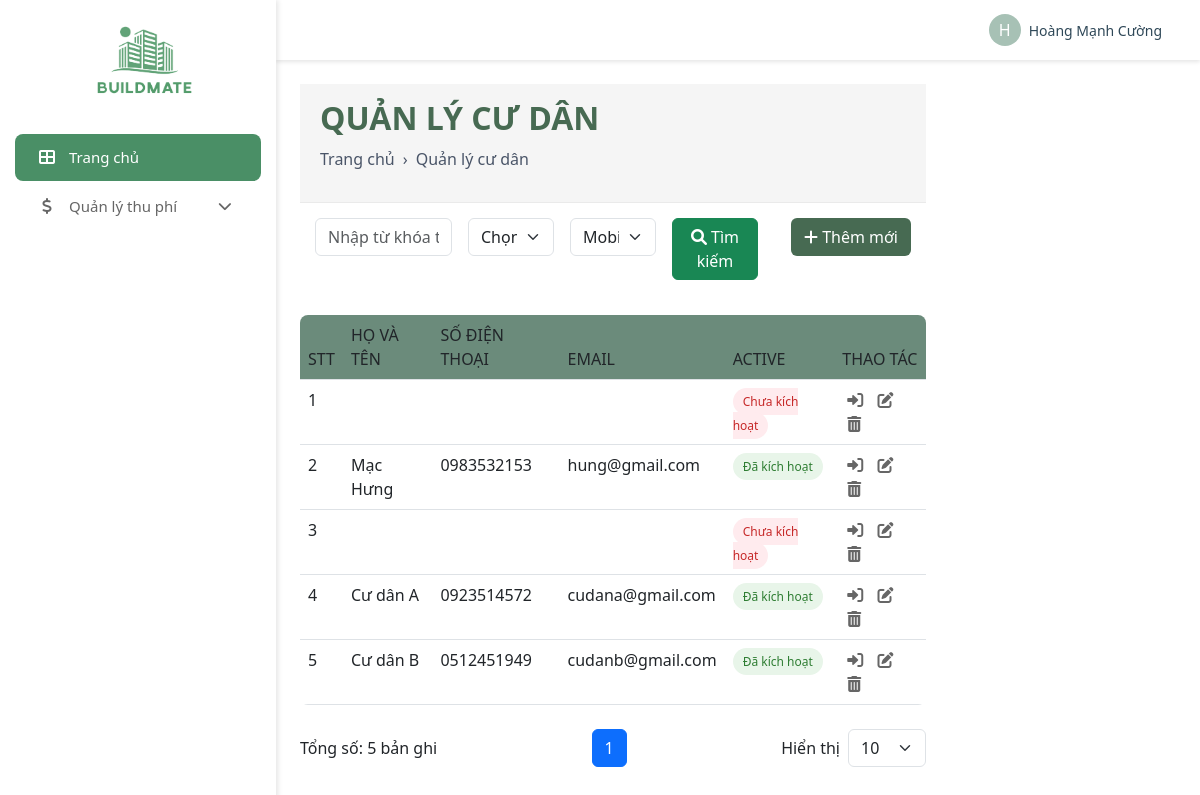
/admin/apartment/resident_management.php (signed in), run on the app's committed database.
### tables this page shows
CREATE TABLE `resident` (
  `ID` int(11) NOT NULL,
  `NationalId` varchar(50) DEFAULT NULL,
  `Dob` date DEFAULT NULL,
  `Gender` varchar(10) DEFAULT NULL
);

### admin/apartment/resident_management.php (the view, shortened to what this page needs)
<?php
include '../../database/DBController.php';
$search = isset($_GET['search']) ? mysqli_real_escape_string($conn, $_GET['search']) : '';
$building_filter = isset($_GET['building']) ? mysqli_real_escape_string($conn, $_GET['building']) : '';
$mobile_filter = isset($_GET['mobile']) ? mysqli_real_escape_string($conn, $_GET['mobile']) : '';
$records_per_page = isset($_GET['per_page']) ? (int)$_GET['per_page'] : 10;
$page = isset($_GET['page']) ? (int)$_GET['page'] : 1;
$offset = ($page - 1) * $records_per_page;
$where_conditions = [];
$where_clause = !empty($where_conditions) ? "WHERE " . implode(" AND ", $where_conditions) : "";
$count_query = mysqli_query($conn, "
    SELECT COUNT(DISTINCT r.ID) as total
    FROM resident r
    LEFT JOIN users u ON r.ID = u.ResidentID
    LEFT JOIN ResidentApartment ra ON r.ID = ra.ResidentId
    LEFT JOIN apartment a ON ra.ApartmentId = a.ApartmentID
    $where_clause
") or die('Count query failed: ' . mysqli_error($conn));
$total_records = mysqli_fetch_assoc($count_query)['total'];
$total_pages = ceil($total_records / $records_per_page);
$select_residents = mysqli_query($conn, "
    SELECT DISTINCT r.ID, r.NationalId, r.Dob, r.Gender,
           u.UserName, u.Email, u.PhoneNumber,
           CASE
               WHEN u.UserId IS NOT NULL THEN 'Đã kích hoạt'
               ELSE 'Chưa kích hoạt'
           END as Status
    FROM resident r
    LEFT JOIN users u ON r.ID = u.ResidentID
    LEFT JOIN ResidentApartment ra ON r.ID = ra.ResidentId
    LEFT JOIN apartment a ON ra.ApartmentId = a.ApartmentID
    $where_clause
    ORDER BY r.ID
    LIMIT $offset, $records_per_page
") or die('Select query failed: ' . mysqli_error($conn));
?>
<!DOCTYPE html>
<html lang="en">
<head>
    <link rel="stylesheet" href="https://cdnjs.cloudflare.com/ajax/libs/font-awesome/6.0.0/css/all.min.css">
    <link href="https://cdn.jsdelivr.net/npm/bootstrap@5.3.0/dist/css/bootstrap.min.css" rel="stylesheet">
    <link rel="stylesheet" href="css/admin_style.css">
</head>
<body>
    <div class="d-flex">
        <?php include '../admin_navbar.php'; ?>
        <div style="width: 100%;">
            <?php include '../admin_header.php'; ?>
            <div class="manage-container p-4">
                <div class="page-header">
                    <h2 style="font-weight: bold; color: #476a52; margin-bottom: 10px; text-transform: uppercase;">QUẢN LÝ CƯ DÂN</h2>
                    <div class="breadcrumb">
                        <a href="dashboard.php">Trang chủ</a>
                        <span style="margin: 0 8px;">›</span>
                        <span>Quản lý cư dân</span>
                    </div>
                </div>
                <div class="search-container">
                    <form action="" method="GET" class="row g-3">
                        <div class="col-md-3">
                            <input type="text" name="search" class="form-control"
                                   placeholder="Nhập từ khóa tìm kiếm..."
                                   value="<?php echo isset($_GET['search']) ? htmlspecialchars($_GET['search']) : ''; ?>">
                        </div>
                        <div class="col-md-2">
                            <select name="building" class="form-select">
                                <option value="">Chọn tòa nhà</option>
                            </select>
                        </div>
                        <div class="col-md-2">
                            <select name="mobile" class="form-select">
                                <option value="">Mobile active</option>
                            </select>
                        </div>
                        <div class="col-md-2">
                            <button type="submit" class="btn btn-success w-100">
                                <i class="fas fa-search"></i> Tìm kiếm
                            </button>
                        </div>
                        <div class="col-md-3 text-end">
                            <a href="create_resident.php" class="btn add-btn">
                                <i class="fas fa-plus"></i> Thêm mới
                            </a>
                        </div>
                    </form>
                </div>
                <div class="resident-table">
                    <table class="table table-hover mb-0">
                        <thead>
                            <tr>
                                <th>STT</th>
                                <th>HỌ VÀ TÊN</th>
                                <th>SỐ ĐIỆN THOẠI</th>
                                <th>EMAIL</th>
                                <th>ACTIVE</th>
                                <th>THAO TÁC</th>
                            </tr>
                        </thead>
                        <tbody>
                            <?php
                            if(mysqli_num_rows($select_residents) > 0){
                                $stt = $offset + 1;
                                while($resident = mysqli_fetch_assoc($select_residents)){
                            ?>
                            <tr>
                                <td><?php echo $stt++; ?></td>
                                <td><?php echo $resident['UserName']; ?></td>
                                <td><?php echo $resident['PhoneNumber']; ?></td>
                                <td><?php echo $resident['Email']; ?></td>
                                <td>
                                    <span class="status-badge <?php echo $resident['Status'] == 'Đã kích hoạt' ? 'status-active' : 'status-inactive'; ?>">
                                        <?php echo $resident['Status']; ?>
                                    </span>
                                </td>
                                <td>
                                    <a href="#" class="action-icon" title="Đăng nhập"><i class="fas fa-sign-in-alt"></i></a>
                                    <a href="update_resident.php?id=<?php echo $resident['ID']; ?>" class="action-icon" title="Cập nhật">
                                        <i class="fas fa-edit"></i>
                                    </a>
                                    <a href="resident_management.php?id=<?php echo $resident['ID']; ?>"
                                       class="action-icon"
                                       title="Xóa"
                                       onclick="return confirm('Bạn có chắc muốn xóa cư dân này?');">
                                        <i class="fas fa-trash-alt"></i>
                                    </a>
                                </td>
                            </tr>
                            <?php
                                }
                            } else {
                                echo '<tr><td colspan="8" class="text-center">Không có dữ liệu</td></tr>';
                            }
                            ?>
                        </tbody>
                    </table>
                </div>
                <div class="d-flex justify-content-between align-items-center mt-4">
                    <div>Tổng số: <?php echo $total_records; ?> bản ghi</div>
                    <nav aria-label="Page navigation">
                        <ul class="pagination mb-0">
                            <?php
                            $start_page = max(1, $page - 2);
                            $end_page = min($total_pages, $page + 2);
                            for ($i = $start_page; $i <= $end_page; $i++):
                            ?>
                                <li class="page-item <?php echo ($i == $page) ? 'active' : ''; ?>">
                                    <a class="page-link" href="?page=<?php echo $i; ?><?php
                                        echo !empty($search) ? "&search=$search" : '';
                                        echo !empty($building_filter) ? "&building=$building_filter" : '';
                                        echo !empty($mobile_filter) ? "&mobile=$mobile_filter" : '';
                                        echo "&per_page=$records_per_page";
                                    ?>"><?php echo $i; ?></a>
                                </li>
                            <?php endfor; ?>
                        </ul>
                    </nav>
                    <div class="d-flex align-items-center">
                        <span class="me-2">Hiển thị</span>
                        <select class="form-select" style="width: auto;" onchange="window.location.href=this.value">
                            <?php foreach ([10, 25, 50, 100] as $per_page): ?>
                                <option value="?page=1<?php
                                    echo !empty($search) ? "&search=$search" : '';
                                    echo !empty($building_filter) ? "&building=$building_filter" : '';
                                    echo !empty($mobile_filter) ? "&mobile=$mobile_filter" : '';
                                    echo "&per_page=$per_page";
                                ?>" <?php echo ($records_per_page == $per_page) ? 'selected' : ''; ?>>
                                    <?php echo $per_page; ?>
                                </option>
                            <?php endforeach; ?>
                        </select>
                    </div>
                </div>
            </div>
        </div>
    </div>
</body>
</html>

### admin/css/admin_style.css (style rules this page uses)
* { margin: 0; padding: 0; box-sizing: border-box; }
body { margin: 0; font-family: Arial, sans-serif; }
.manage-container { width: calc(100% - 250px); }

### admin/apartment/resident_management.php (style rules this page uses)
.page-header { background-color: #f5f5f5; padding: 15px 20px; color: #4a5568; border-bottom: 1px solid #eaeaea; }
.breadcrumb { display: flex; align-items: center; margin-bottom: 0; padding: 0; background-color: transparent; font-size: 14px; }
.breadcrumb a { color: #4a5568; text-decoration: none; }
.search-container { background: white; padding: 15px; border-radius: 8px; margin-bottom: 20px; }
.resident-table { background: white; border-radius: 8px; overflow: hidden; }
.resident-table th { background: #6b8b7b !important; color: white; font-weight: 500; }
.status-badge { padding: 5px 10px; border-radius: 20px; font-size: 12px; font-weight: 500; }
.status-active { background: #e8f5e9; color: #2e7d32; }
.status-inactive { background: #ffebee; color: #c62828; }
.action-icon { color: #666; margin: 0 5px; font-size: 16px; }
.add-btn { margin-bottom: 10px; width: fit-content; padding: 10px 20px; border: none; border-radius: 10px; background-color: #476a52 !important; color: white !important; cursor: pointer; display: flex; align-items: center; gap: 8px; text-decoration: none; }

### data on the page
resident: Status "Chưa kích hoạt"
resident: UserName "Mạc Hưng", PhoneNumber "0983532153", Email "hung@gmail.com", Status "Đã kích hoạt"
resident: Status "Chưa kích hoạt"
resident: UserName "Cư dân A", PhoneNumber "0923514572", Email "cudana@gmail.com", Status "Đã kích hoạt"
resident: UserName "Cư dân B", PhoneNumber "0512451949", Email "cudanb@gmail.com", Status "Đã kích hoạt"

### other printed values
substr($name, 0, 1) "H"
$name "Hoàng Mạnh Cường"
$total_records "5"
form field value "10"
